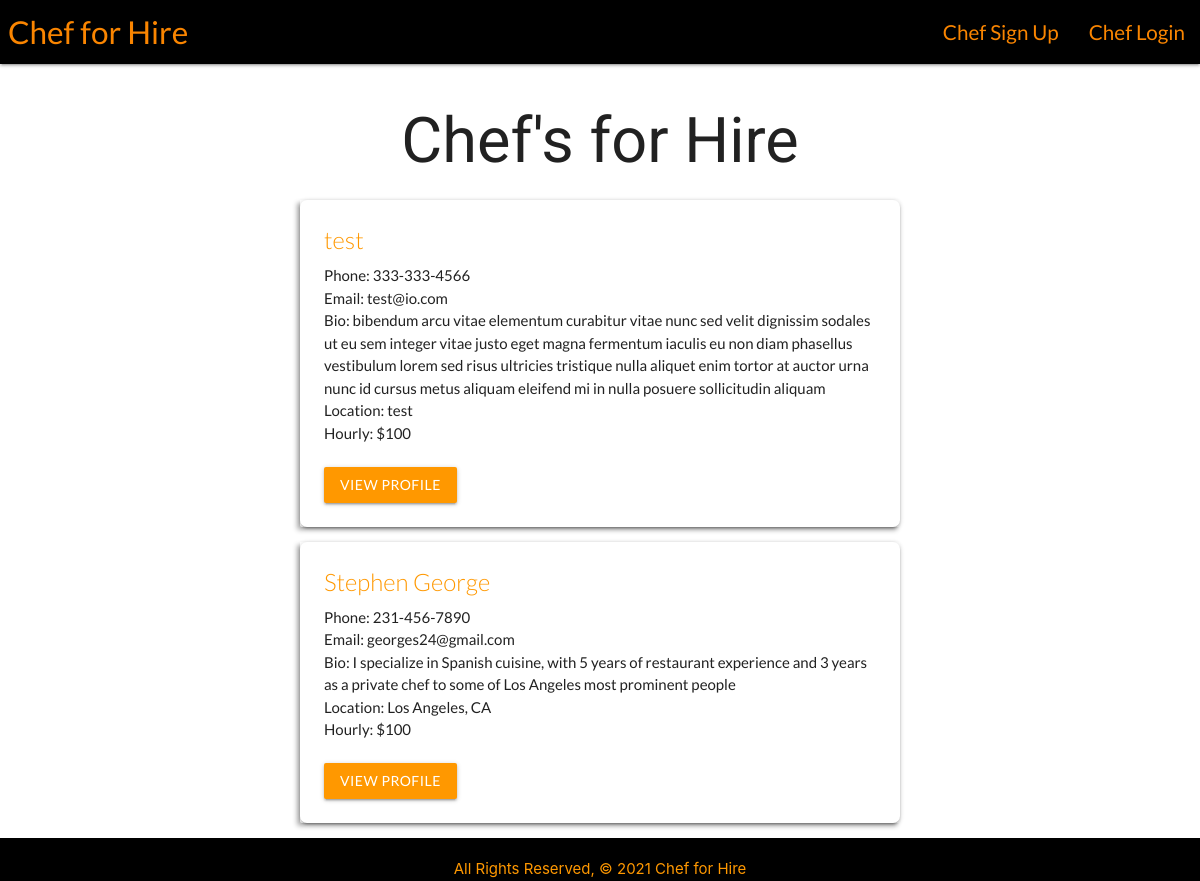
Page /chefs/ on the earlier database version.
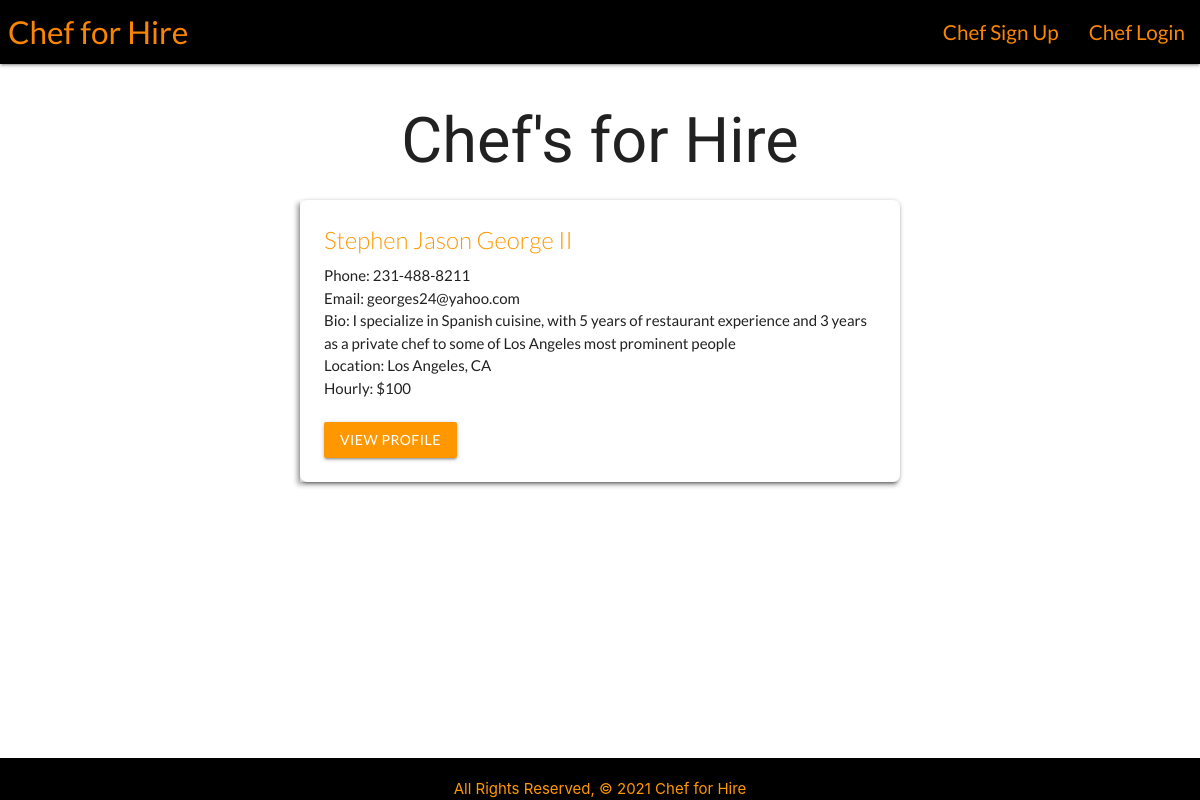
Same page on the later database version.
### main_app/models.py (models this page shows, shortened)
class Chef(models.Model):
    name = models.CharField(max_length=50)
    phone = models.CharField(max_length=12)
    email = models.EmailField(max_length=50)
    bio = models.TextField(max_length=500)
    location = models.CharField(max_length=100)
    hourly = models.IntegerField()

### main_app/views.py (the view)
# urls.py: path('chefs/', views.ChefsIndex.as_view(), name='chefs'),
class ChefsIndex(ListView):
  model = Chef
  template_name = 'chefs/index.html'

### main_app/templates/chefs/index.html (shortened to what this page needs)
{% extends 'base.html' %} {% load static %} {% block content %}
<h1 class="indexhead">Chef's for Hire</h1>
{% for chef in object_list %}
<div id="chefindex" class="card">
    <div class="card-content">
      <span class="card-title orange-text">{{chef.name}}</span>
      <p>Phone: {{chef.phone}}</p>
      <p>Email: {{chef.email}}</p>
      <p>Bio: {{chef.bio}}</p>
      <p>Location: {{chef.location}}</p>
      <p>Hourly: ${{chef.hourly}}</p>
      <br />
      <a
        id=""
        class="view-profile btn orange"
        href="{% url 'chef_detail' chef.id %}"
        >View Profile</a
      >
    </div>
</div>
{% endfor %} {% endblock %}

Differences in the rows shown:
removed Chef: name "test", phone "333-333-4566", email "test@io.com", bio "bibendum arcu vitae elementum curabitur vitae nunc sed velit dignissim sodales ut eu sem integer vitae justo eget magna fermentum iaculis eu non diam phasellus vestibulum lorem sed risus ultricies tristique nulla aliquet enim tortor at auctor urna nunc id cursus metus aliquam eleifend mi in nulla posuere sollicitudin aliquam", location "test", hourly "100"
changed Chef "Los Angeles, CA": name "Stephen George" → "Stephen Jason George II"; phone "231-456-7890" → "231-488-8211"; email "georges24@gmail.com" → "georges24@yahoo.com"
